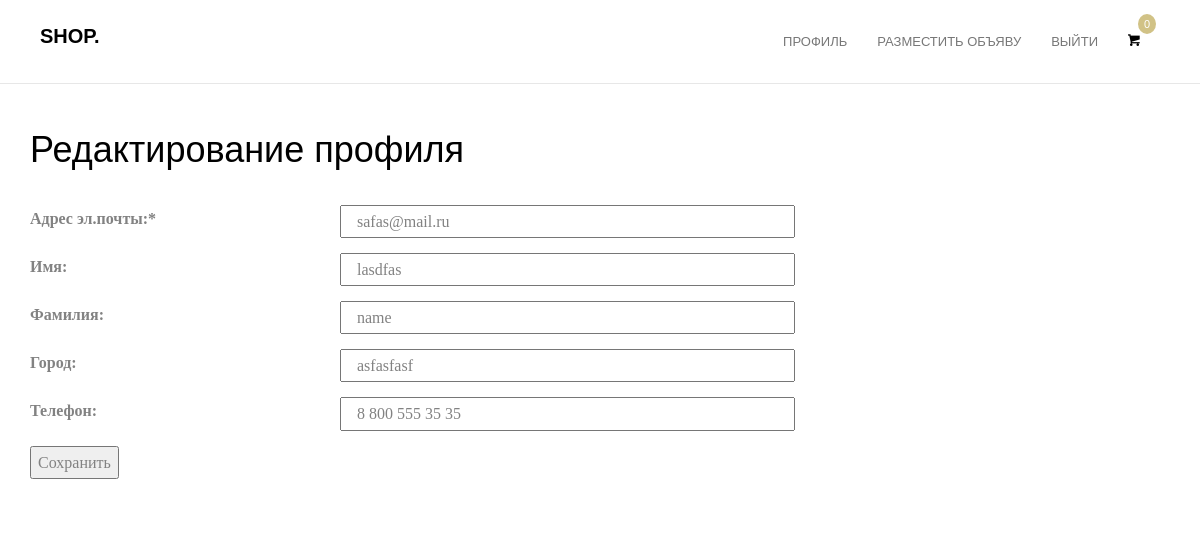
/redaction (signed in), run on the app's committed database.
### main_app/main_app/models.py (models this page shows, shortened)
class User(AbstractUser):
    role = models.IntegerField('role', null=True)
    login = models.CharField('login', max_length=20)
    email = models.EmailField('email', max_length=40)
    pwd = models.CharField('pwd', max_length=20)
    phone = models.CharField('phone', max_length=11)
    name = models.CharField('name', max_length=60)
    city = models.CharField('city', null=True, blank=True, max_length=20)
    class Meta:
        verbose_name = 'Пользователь'
        verbose_name_plural = 'Пользователи'

### main_app/main_app/views.py (the view)
# urls.py: path('redaction', views.redaction, name='redaction'),
@csrf_protect
def redaction(request):
    user = User.objects.all()
    if request.method == "POST":
        form = main_app.main_app.forms.RedactForm(request.POST)
        for user in user:
            if user.id == request.user.id:
                if form.is_valid():
                    user.email = request.POST.get("email")
                    user.first_name = request.POST.get('name')
                    user.last_name = request.POST.get('surname')
                    user.city = request.POST.get('city')
                    user.phone = request.POST.get('phone')
                    user.save()
                else:
                    print(form.errors)
                    return HttpResponse("Invalid data form")
    else:
        form = main_app.main_app.forms.RedactForm()
        return render(request, '../templates/main_app/redaction.html', {'form': form})
    return HttpResponseRedirect('/bio')

### main_app/main_app/forms.py
class RedactForm(forms.Form):
    email = forms.EmailField(label='email')
    name = forms.CharField(label='name')
    surname = forms.CharField(label='surname')
    city = forms.CharField(label='city')
    phone = forms.CharField(label='phone')

### templates/main_app/redaction.html (shortened to what this page needs)
{% extends 'main_app/base.html' %}
{% block content %}
<section  id="fh5co-product" class="registration">
    <div class="container">
        <div class="row">
            <div class="reg-title-h1 col-md-12">
                <h1>Редактирование профиля</h1>
            </div>
            <di class="row user-info-inner text-left reg_form_cont">
                <form method="post" action="{% url 'redaction' %}" enctype="multipart/form-data"  class="form-horizontal col-md-8 reg-form">
                    <fieldset>
                        <div class="form-group reg-form-group row">
                            <label for="email" class="col-sm-5">Адрес эл.почты:*</label>
                            <input class="col-sm-7" type="text" id="email" name="email" value="{{ user.email }}">
                        </div>
                        <div class="form-group reg-form-group row">
                            <label for="name" class="col-sm-5">Имя:</label>
                            <input class="col-sm-7" type="text" id="name" name="name" value="{{ user.name }}">
                        </div>
                        <div class="form-group reg-form-group row">
                            <label for="surname" class="col-sm-5">Фамилия:</label>
                            <input class="col-sm-7" type="text" id="surname" name="surname" value="{{ user.last_name }}">
                        </div>
                        <div class="form-group reg-form-group row">
                            <label for="city" class="col-sm-5">Город:</label>
                            <input class="col-sm-7" type="text" id="city" name="city" value="{{ user.city }}">
                        </div>
                        <div class="form-group reg-form-group row">
                            <label for="work" class="col-sm-5">Телефон:</label>
                            <input class="col-sm-7" type="text" id="phone" name="phone" value="{{ user.phone }}">
                        </div>
                    </fieldset>
                    <input class="button" type="submit" value="Сохранить">
                </form>
            </div>
        </div>
</section>
{% endblock %}

### static/main_app/css/style.css (style rules this page uses)
body { font-family: "Playfair Display", serif; font-weight: 400; font-size: 16px; line-height: 1.7; color: #828282; background: #fff; }
h1, h2, h3, h4, h5, h6, figure { color: #000; font-family: "Montserrat", Arial, sans-serif; font-weight: 400; margin: 0 0 20px 0; }
#fh5co-product { margin-top: 7em; }
#fh5co-services, #fh5co-started, #fh5co-testimonial, #fh5co-started, #fh5co-product, #fh5co-about, #fh5co-contact, #fh5co-footer { padding: 18px 0 0 0; clear: both; }
.reg-form-group { margin-top: 15px; }

### data on the page
User: email "safas@mail.ru", name "lasdfas", surname "name", city "asfasfasf", phone "8 800 555 35 35"
